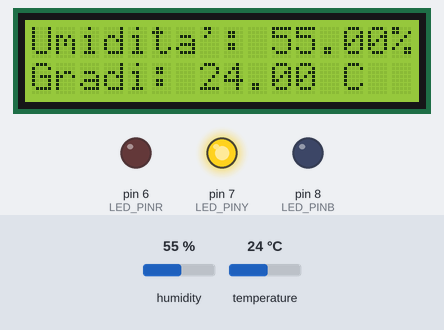
This sketch was run on a simulated Arduino Uno, built with avr-gcc and run on an emulated ATmega328P. Parts: 16×2 character LCD, output pins drawn as LEDs (lit = HIGH). The test bench sets the inputs (shaded band); at power-on: temperature 24 °C, humidity 55 %.

Above: at 2.6 s.
2.7 s: temperature set to 14 °C
At 4.9 s:
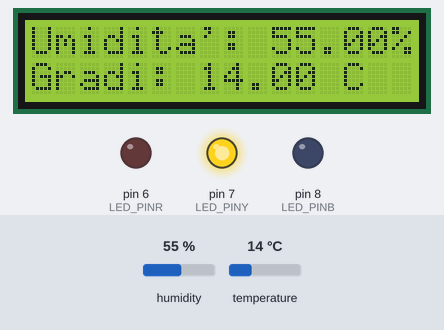
5.7 s: temperature set to 11 °C
At 7.4 s:
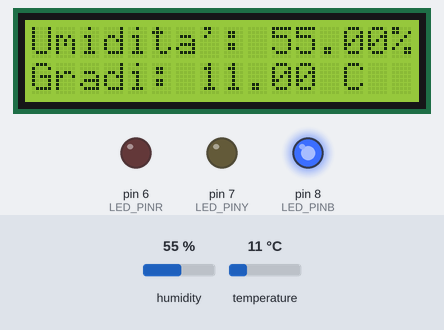
8.7 s: temperature set to 33 °C
At 11.3 s:
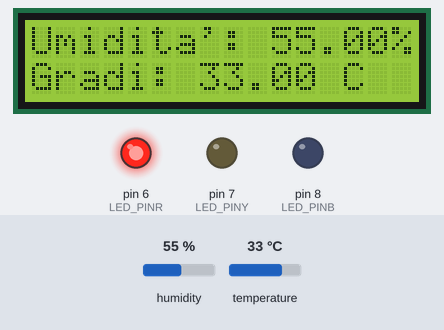
11.7 s: humidity set to 22 %
At 12.7 s:
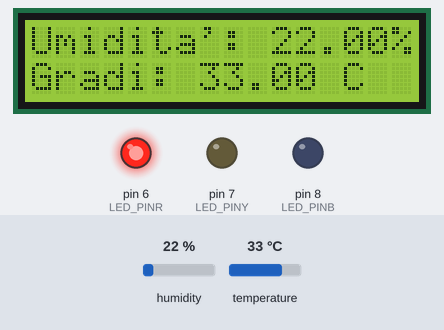
Timing chart, 0 to 14.7 s (numbered marks = the images above; inputs shaded):
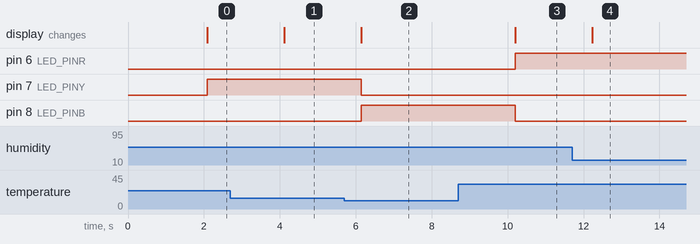

The sketch:

Smart_led_thermometer.ino
```cpp
//Smart_led_thermometer
//Il progetto mira a creare un termometro scrivendo su uno schermo LCD temperatura e umidità rilevata da un sensore, per poi accendere il corretto led colorato in base alla temperatura.
//Autore: Tommaso Mattei
//Data di creazione: 11/12/2024
//Librerue utilizzate: DHT sensor library by Adafruit, LiquidCrystal by Arduino, Adafruit

#include "DHT.h" //inlcudiamo la libreria DHT per la rilevazione di umidità e temperatura
#include <LiquidCrystal.h> //includiamo la libreria per gestire lo schermo LCD

#define DHTPIN 9 //definiamo la pin associata per le informazioni relative al DHT

#define DHTTYPE DHT11 //definiamo la tipologia specifica di DHT

DHT dht(DHTPIN, DHTTYPE); //inizializziamo il DHT che useremo in seguito

#define LED_PINR 6 //inizializzo la pin per il led rosso
#define LED_PINY 7 //inizializzo la pin per il led giallo
#define LED_PINB 8 //inizializzo la pin per il led blu


const int rs = 12, en = 11, d4 = 5, d5 = 4, d6 = 3, d7 = 2; //variabili necessarie per lo schermo LCD
LiquidCrystal lcd(rs, en, d4, d5, d6, d7); //inizializzo lo schermo LCD


void setup() {
  dht.begin(); // attivo il DHT

  lcd.begin(16, 2); //dò il numero di righe e colonne allo schermo LCD

  pinMode(LED_PINB, OUTPUT); //i pin definiti vengono messi come output
  pinMode(LED_PINR, OUTPUT); //i pin definiti vengono messi come output
  pinMode(LED_PINY, OUTPUT); //i pin definiti vengono messi come output

}

void loop() {

  delay(2000); //un delay per la misurazione dell'ambiente e l'aggiornamento

  float h = dht.readHumidity(); // lettura dell'umidità

  float t = dht.readTemperature(); //lettura della temperatura

  if (isnan(h) || isnan(t)) { //se l'umidità e la temperatura non sono numeri allora si ritorna un messaggio di errore
    Serial.println(F("La lettura del sensore DHT è fallita!"));
    return;
  }

  //i vari print delle informazioni ottenute
  lcd.print("Umidita': ");
  lcd.print(h);
  lcd.print("%");
  lcd.setCursor(0, 1); //ci si posiziona in basso a sinistra nello schermo LCD nella seconda riga
  lcd.print("Gradi: ");
  lcd.print(t);
  lcd.print(" C ");
  lcd.setCursor(0, 0); //si riposiziona il cursore in cima per aggiornare

  if (t <= 12.00){ //se la temperatura è sotto la soglia:
    digitalWrite(LED_PINB, HIGH); //illumina il led blu e spegni i restanti
    digitalWrite(LED_PINY, LOW);
    digitalWrite(LED_PINR, LOW);
  }
  if (t > 12.00 && t < 28.00){//se la temperatura è nell'intervallo
    digitalWrite(LED_PINY, HIGH); //illumina il led giallo e spegni i restanti
    digitalWrite(LED_PINB, LOW);
    digitalWrite(LED_PINR, LOW);
  }
  if (t > 28.00){//se la temperatura supera la soglia
    digitalWrite(LED_PINR, HIGH); //illumina il led rosso e spegni i restanti
    digitalWrite(LED_PINB, LOW);
    digitalWrite(LED_PINY, LOW);
  }


}
```

Measured:
- the behaviour switches between 13 and 12 °C on temperature (found by bisection; images 1 and 2)
- after the input at 2.7 s, the display: changes after 1.4 s (image 1)
- after the input at 5.7 s, pin 7 (LED_PINY): HIGH → LOW after 0.45 s; pin 8 (LED_PINB): LOW → HIGH after 0.45 s; the display: changes after 0.45 s (image 2)
- after the input at 8.7 s, pin 6 (LED_PINR): LOW → HIGH after 1.5 s; pin 8 (LED_PINB): HIGH → LOW after 1.5 s; the display: changes after 1.5 s (image 3)
- after the input at 11.7 s, the display: changes after 0.53 s (image 4)
